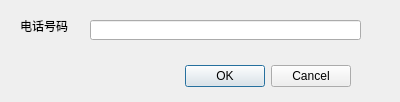
<?xml version="1.0" encoding="UTF-8"?>
<ui version="4.0">
 <class>InputTelDialog</class>
 <widget class="QDialog" name="InputTelDialog">
  <property name="geometry">
   <rect>
    <x>0</x>
    <y>0</y>
    <width>400</width>
    <height>102</height>
   </rect>
  </property>
  <property name="windowTitle">
   <string>输入电话号码</string>
  </property>
  <widget class="QDialogButtonBox" name="buttonBox">
   <property name="geometry">
    <rect>
     <x>10</x>
     <y>60</y>
     <width>341</width>
     <height>32</height>
    </rect>
   </property>
   <property name="orientation">
    <enum>Qt::Horizontal</enum>
   </property>
   <property name="standardButtons">
    <set>QDialogButtonBox::Cancel|QDialogButtonBox::Ok</set>
   </property>
  </widget>
  <widget class="QLineEdit" name="lineEdit_tel">
   <property name="geometry">
    <rect>
     <x>90</x>
     <y>20</y>
     <width>271</width>
     <height>20</height>
    </rect>
   </property>
  </widget>
  <widget class="QLabel" name="label">
   <property name="geometry">
    <rect>
     <x>20</x>
     <y>20</y>
     <width>54</width>
     <height>12</height>
    </rect>
   </property>
   <property name="text">
    <string>电话号码</string>
   </property>
  </widget>
 </widget>
 <resources/>
 <connections>
  <connection>
   <sender>buttonBox</sender>
   <signal>accepted()</signal>
   <receiver>InputTelDialog</receiver>
   <slot>accept()</slot>
   <hints>
    <hint type="sourcelabel">
     <x>248</x>
     <y>254</y>
    </hint>
    <hint type="destinationlabel">
     <x>157</x>
     <y>274</y>
    </hint>
   </hints>
  </connection>
  <connection>
   <sender>buttonBox</sender>
   <signal>rejected()</signal>
   <receiver>InputTelDialog</receiver>
   <slot>reject()</slot>
   <hints>
    <hint type="sourcelabel">
     <x>316</x>
     <y>260</y>
    </hint>
    <hint type="destinationlabel">
     <x>286</x>
     <y>274</y>
    </hint>
   </hints>
  </connection>
 </connections>
</ui>
